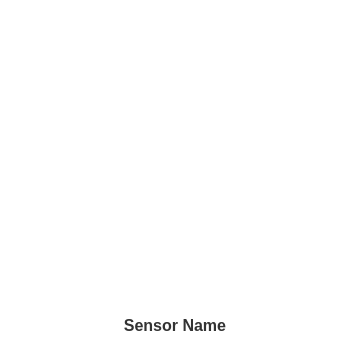
<?xml version="1.0" encoding="UTF-8"?>
<ui version="4.0">
 <class>SensorCardWidget</class>
 <widget class="QFrame" name="SensorCardWidget">
  <property name="geometry">
   <rect>
    <x>0</x>
    <y>0</y>
    <width>350</width>
    <height>350</height>
   </rect>
  </property>
  <property name="minimumSize">
   <size>
    <width>350</width>
    <height>350</height>
   </size>
  </property>
  <property name="maximumSize">
   <size>
    <width>350</width>
    <height>350</height>
   </size>
  </property>
  <property name="styleSheet">
   <string notr="true">QFrame {
    background-color: white;
}
QFrame#SensorCardWidget:hover {
    background-color: #F5F9FF;
}</string>
  </property>
  <layout class="QVBoxLayout" name="verticalLayout">
   <property name="spacing">
    <number>0</number>
   </property>
   <property name="leftMargin">
    <number>0</number>
   </property>
   <property name="topMargin">
    <number>0</number>
   </property>
   <property name="rightMargin">
    <number>0</number>
   </property>
   <property name="bottomMargin">
    <number>0</number>
   </property>
   <item>
    <widget class="QLabel" name="image_label">
     <property name="minimumSize">
      <size>
       <width>180</width>
       <height>140</height>
      </size>
     </property>
     <property name="maximumSize">
      <size>
       <width>350</width>
       <height>300</height>
      </size>
     </property>
     <property name="styleSheet">
      <string notr="true"/>
     </property>
     <property name="text">
      <string/>
     </property>
     <property name="alignment">
      <set>Qt::AlignCenter</set>
     </property>
    </widget>
   </item>
   <item>
    <widget class="QLabel" name="name_label">
     <property name="minimumSize">
      <size>
       <width>0</width>
       <height>50</height>
      </size>
     </property>
     <property name="maximumSize">
      <size>
       <width>16777215</width>
       <height>50</height>
      </size>
     </property>
     <property name="styleSheet">
      <string notr="true">font-size: 16px;
font-weight: bold;
color: #333333;</string>
     </property>
     <property name="text">
      <string>Sensor Name</string>
     </property>
     <property name="alignment">
      <set>Qt::AlignCenter</set>
     </property>
     <property name="wordWrap">
      <bool>true</bool>
     </property>
    </widget>
   </item>
  </layout>
 </widget>
 <resources/>
 <connections/>
</ui>
